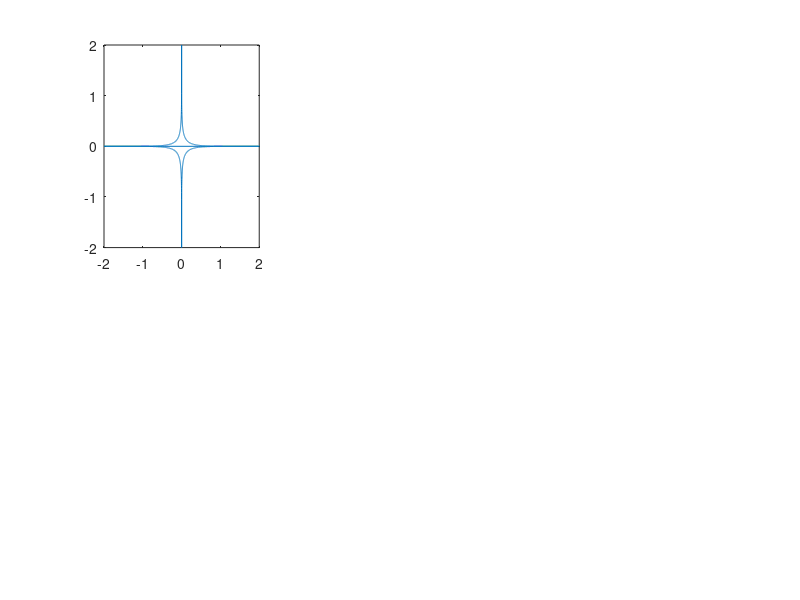

Recreate this plot in MATLAB. (Note: this script raises an error after producing the figure.)
% r is any positive number
r=2;
% Sequence of k values required by the exercise
kk=[0.25 0.5 1 2 4 10];
% The x coordinates range from -r to r
x=(-r:0.001:r)';

for j=1:length(kk)
    subplot(2,3,j)
    k=kk(j);
    % Find the y coordinate of the equation |x|^k + |y|^k = r^k
    y=(r^k-abs(x).^k).^(1/k);
    %plot(x,y)

    plot([x;x],[y;-y])
    % Add Cartesian axes
    xline(0)
    yline(0)
    % Fix min and max limits for the x-axis
    xlim([-r*1.1 r*1.1])
    % Insert the current k value in the title
    title(['k=' num2str(k)])
    % Same scale for both axes
    axis equal
end
% print -depsc figs\minkcontour.eps;

%% NOT IN THE BOOK
figure
% Add to each panel the circle with radius r
% Arbitrary value for r
r=2;
% Sequence of k values required by the exercise
kk=[0.25 0.5 1 2 4 10];
% The x coordinates range from -r to r
x=(-r:0.001:r)';

for j=1:length(kk)
    subplot(2,3,j)
    k=kk(j);
    % Find the y coordinate of the equation |x|^k + |y|^k = r^k
    y=(r^k-abs(x).^k).^(1/k);
    % plot(x,y)

    plot([x;x],[y;-y])
    % Add Cartesian axes
    xline(0)
    yline(0)
    % Fix min and max limits for the x-axis
    xlim([-r*1.1 r*1.1])
    % Insert the current k value in the title
    title(['k=' num2str(k)])
    % Same scale for both axes
    axis equal
    % Add the circle of radius r
    hold on
    k=2;
    y=(r^k-abs(x).^k).^(1/k);
    plot([x;x],[y;-y])
end

%% Euclidean distance based on elementary vectors

X = [1.2 2.1; 3.4 5.1; 1.9 2.2; 4.1 2.3; 4.2 2.9];
n=size(X,1);
k=2;

D=squareform(pdist(X,'minkowski',k));
nomirighe=string(('A':'E')');
% The array D is converted into a table
Dtable=array2table(D,"RowNames",nomirighe,"VariableNames",nomirighe);
disp(Dtable)

ei=zeros(5,1);
ei(1)=1;
ej=zeros(5,1);
ej(2)=1;

dist12=((ei-ej)'*(X*X')^(k/2)*(ei-ej))^(1/k);
% dist12 corresponds to the element (1,2) of the Dtable
disp(dist12)